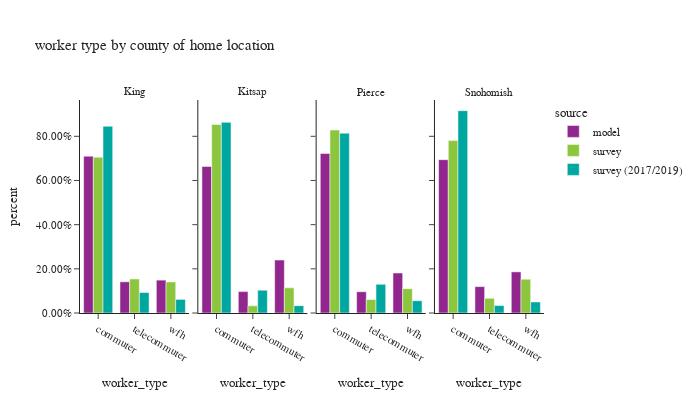

Notebook cell for this chart:
### Code cell
df_worker_count = workers.groupby(['source','CountyName_hh','worker_type'])['pdexpfac']. \
    sum().reset_index()
df_worker_count['percent'] = df_worker_count.groupby(['source','CountyName_hh'], group_keys=False)['pdexpfac']. \
    apply(lambda x: x / float(x.sum()))

df_worker_count_ct = workers.groupby(['source','CountyName_hh','worker_type'])['pdexpfac'].count().reset_index(). \
    rename(columns={'pdexpfac':'sample count'})
df_worker_count = df_worker_count.merge(df_worker_count_ct, on=['source','CountyName_hh','worker_type']). \
    rename(columns={'pdexpfac':'total count'})


fig = px.bar(df_worker_count.sort_values(by=['CountyName_hh','worker_type']), x='worker_type', y="percent",
             facet_col="CountyName_hh", color="source",hover_data=['sample count','total count'],
             barmode="group",
             title="worker type by county of home location")
fig.for_each_annotation(lambda a: a.update(text = a.text.split("=")[-1]))
fig.update_layout(height=400, width=700, font=dict(size=11))
fig.for_each_yaxis(lambda a: a.update(tickformat = ".2%"))
fig.update_xaxes(categoryorder='array', categoryarray= ['commuter','telecommuter','wfh'])
fig.show()

### Figure 1 — Plotly figure (JSON) as saved in the notebook; plotly's stock layout.template omitted (floating-point values rounded to 4 significant figures)
{"data": [{"alignmentgroup": "True", "customdata": [[903555, 903555], [179832, 179832], [189517, 189517]], "hovertemplate": "source=model<br>CountyName_hh=King<br>worker_type=%{x}<br>percent=%{y}<br>sample count=%{customdata[0]}<br>total count=%{customdata[1]}<extra></extra>", "legendgroup": "model", "marker": {"color": "#91268F", "pattern": {"shape": ""}}, "name": "model", "offsetgroup": "model", "orientation": "v", "showlegend": true, "textposition": "auto", "type": "bar", "x": ["commuter", "telecommuter", "wfh"], "xaxis": "x", "y": [0.7098, 0.1413, 0.1489], "yaxis": "y"}, {"alignmentgroup": "True", "customdata": [[81333, 81333], [11877, 11877], [29385, 29385]], "hovertemplate": "source=model<br>CountyName_hh=Kitsap<br>worker_type=%{x}<br>percent=%{y}<br>sample count=%{customdata[0]}<br>total count=%{customdata[1]}<extra></extra>", "legendgroup": "model", "marker": {"color": "#91268F", "pattern": {"shape": ""}}, "name": "model", "offsetgroup": "model", "orientation": "v", "showlegend": false, "textposition": "auto", "type": "bar", "x": ["commuter", "telecommuter", "wfh"], "xaxis": "x2", "y": [0.6634, 0.09688, 0.2397], "yaxis": "y2"}, {"alignmentgroup": "True", "customdata": [[322800, 322800], [43044, 43044], [80977, 80977]], "hovertemplate": "source=model<br>CountyName_hh=Pierce<br>worker_type=%{x}<br>percent=%{y}<br>sample count=%{customdata[0]}<br>total count=%{customdata[1]}<extra></extra>", "legendgroup": "model", "marker": {"color": "#91268F", "pattern": {"shape": ""}}, "name": "model", "offsetgroup": "model", "orientation": "v", "showlegend": false, "textposition": "auto", "type": "bar", "x": ["commuter", "telecommuter", "wfh"], "xaxis": "x3", "y": [0.7224, 0.09633, 0.1812], "yaxis": "y3"}, {"alignmentgroup": "True", "customdata": [[304670, 304670], [52425, 52425], [81717, 81717]], "hovertemplate": "source=model<br>CountyName_hh=Snohomish<br>worker_type=%{x}<br>percent=%{y}<br>sample count=%{customdata[0]}<br>total count=%{customdata[1]}<extra></extra>", "legendgroup": "model", "marker": {"color": "#91268F", "pattern": {"shape": ""}}, "name": "model", "offsetgroup": "model", "orientation": "v", "showlegend": false, "textposition": "auto", "type": "bar", "x": ["commuter", "telecommuter", "wfh"], "xaxis": "x4", "y": [0.6943, 0.1195, 0.1862], "yaxis": "y4"}, {"alignmentgroup": "True", "customdata": [[1385, 754600.0], [588, 164700.0], [567, 150400.0]], "hovertemplate": "source=survey<br>CountyName_hh=King<br>worker_type=%{x}<br>percent=%{y}<br>sample count=%{customdata[0]}<br>total count=%{customdata[1]}<extra></extra>", "legendgroup": "survey", "marker": {"color": "#8CC63E", "pattern": {"shape": ""}}, "name": "survey", "offsetgroup": "survey", "orientation": "v", "showlegend": true, "textposition": "auto", "type": "bar", "x": ["commuter", "telecommuter", "wfh"], "xaxis": "x", "y": [0.7054, 0.154, 0.1406], "yaxis": "y"}, {"alignmentgroup": "True", "customdata": [[112, 94050.0], [19, 3583.0], [43, 12550.0]], "hovertemplate": "source=survey<br>CountyName_hh=Kitsap<br>worker_type=%{x}<br>percent=%{y}<br>sample count=%{customdata[0]}<br>total count=%{customdata[1]}<extra></extra>", "legendgroup": "survey", "marker": {"color": "#8CC63E", "pattern": {"shape": ""}}, "name": "survey", "offsetgroup": "survey", "orientation": "v", "showlegend": false, "textposition": "auto", "type": "bar", "x": ["commuter", "telecommuter", "wfh"], "xaxis": "x2", "y": [0.8536, 0.03252, 0.1139], "yaxis": "y2"}, {"alignmentgroup": "True", "customdata": [[214, 293600.0], [44, 21700.0], [55, 39120.0]], "hovertemplate": "source=survey<br>CountyName_hh=Pierce<br>worker_type=%{x}<br>percent=%{y}<br>sample count=%{customdata[0]}<br>total count=%{customdata[1]}<extra></extra>", "legendgroup": "survey", "marker": {"color": "#8CC63E", "pattern": {"shape": ""}}, "name": "survey", "offsetgroup": "survey", "orientation": "v", "showlegend": false, "textposition": "auto", "type": "bar", "x": ["commuter", "telecommuter", "wfh"], "xaxis": "x3", "y": [0.8284, 0.06123, 0.1104], "yaxis": "y3"}, {"alignmentgroup": "True", "customdata": [[235, 253900.0], [64, 21670.0], [85, 49730.0]], "hovertemplate": "source=survey<br>CountyName_hh=Snohomish<br>worker_type=%{x}<br>percent=%{y}<br>sample count=%{customdata[0]}<br>total count=%{customdata[1]}<extra></extra>", "legendgroup": "survey", "marker": {"color": "#8CC63E", "pattern": {"shape": ""}}, "name": "survey", "offsetgroup": "survey", "orientation": "v", "showlegend": false, "textposition": "auto", "type": "bar", "x": ["commuter", "telecommuter", "wfh"], "xaxis": "x4", "y": [0.7805, 0.06663, 0.1529], "yaxis": "y4"}, {"alignmentgroup": "True", "customdata": [[4955, 775300.0], [385, 85030.0], [471, 56510.0]], "hovertemplate": "source=survey (2017/2019)<br>CountyName_hh=King<br>worker_type=%{x}<br>percent=%{y}<br>sample count=%{customdata[0]}<br>total count=%{customdata[1]}<extra></extra>", "legendgroup": "survey (2017/2019)", "marker": {"color": "#00A7A0", "pattern": {"shape": ""}}, "name": "survey (2017/2019)", "offsetgroup": "survey (2017/2019)", "orientation": "v", "showlegend": true, "textposition": "auto", "type": "bar", "x": ["commuter", "telecommuter", "wfh"], "xaxis": "x", "y": [0.8456, 0.09275, 0.06164], "yaxis": "y"}, {"alignmentgroup": "True", "customdata": [[157, 86080.0], [17, 10320.0], [25, 3319.0]], "hovertemplate": "source=survey (2017/2019)<br>CountyName_hh=Kitsap<br>worker_type=%{x}<br>percent=%{y}<br>sample count=%{customdata[0]}<br>total count=%{customdata[1]}<extra></extra>", "legendgroup": "survey (2017/2019)", "marker": {"color": "#00A7A0", "pattern": {"shape": ""}}, "name": "survey (2017/2019)", "offsetgroup": "survey (2017/2019)", "orientation": "v", "showlegend": false, "textposition": "auto", "type": "bar", "x": ["commuter", "telecommuter", "wfh"], "xaxis": "x2", "y": [0.8632, 0.1035, 0.03328], "yaxis": "y2"}, {"alignmentgroup": "True", "customdata": [[471, 246400.0], [49, 39310.0], [43, 16850.0]], "hovertemplate": "source=survey (2017/2019)<br>CountyName_hh=Pierce<br>worker_type=%{x}<br>percent=%{y}<br>sample count=%{customdata[0]}<br>total count=%{customdata[1]}<extra></extra>", "legendgroup": "survey (2017/2019)", "marker": {"color": "#00A7A0", "pattern": {"shape": ""}}, "name": "survey (2017/2019)", "offsetgroup": "survey (2017/2019)", "orientation": "v", "showlegend": false, "textposition": "auto", "type": "bar", "x": ["commuter", "telecommuter", "wfh"], "xaxis": "x3", "y": [0.8144, 0.1299, 0.0557], "yaxis": "y3"}, {"alignmentgroup": "True", "customdata": [[392, 283500.0], [32, 10480.0], [29, 15460.0]], "hovertemplate": "source=survey (2017/2019)<br>CountyName_hh=Snohomish<br>worker_type=%{x}<br>percent=%{y}<br>sample count=%{customdata[0]}<br>total count=%{customdata[1]}<extra></extra>", "legendgroup": "survey (2017/2019)", "marker": {"color": "#00A7A0", "pattern": {"shape": ""}}, "name": "survey (2017/2019)", "offsetgroup": "survey (2017/2019)", "orientation": "v", "showlegend": false, "textposition": "auto", "type": "bar", "x": ["commuter", "telecommuter", "wfh"], "xaxis": "x4", "y": [0.9162, 0.03386, 0.04995], "yaxis": "y4"}], "layout": {"annotations": [{"font": {}, "showarrow": false, "text": "King", "x": 0.1175, "xanchor": "center", "xref": "paper", "y": 1, "yanchor": "bottom", "yref": "paper"}, {"font": {}, "showarrow": false, "text": "Kitsap", "x": 0.3725, "xanchor": "center", "xref": "paper", "y": 1, "yanchor": "bottom", "yref": "paper"}, {"font": {}, "showarrow": false, "text": "Pierce", "x": 0.6275, "xanchor": "center", "xref": "paper", "y": 1, "yanchor": "bottom", "yref": "paper"}, {"font": {}, "showarrow": false, "text": "Snohomish", "x": 0.8825, "xanchor": "center", "xref": "paper", "y": 1, "yanchor": "bottom", "yref": "paper"}], "barmode": "group", "font": {"size": 11}, "height": 400, "legend": {"title": {"text": "source"}, "tracegroupgap": 0}, "title": {"text": "worker type by county of home location"}, "width": 700, "xaxis": {"anchor": "y", "categoryarray": ["commuter", "telecommuter", "wfh"], "categoryorder": "array", "domain": [0, 0.235], "title": {"text": "worker_type"}}, "xaxis2": {"anchor": "y2", "categoryarray": ["commuter", "telecommuter", "wfh"], "categoryorder": "array", "domain": [0.255, 0.49], "matches": "x", "title": {"text": "worker_type"}}, "xaxis3": {"anchor": "y3", "categoryarray": ["commuter", "telecommuter", "wfh"], "categoryorder": "array", "domain": [0.51, 0.745], "matches": "x", "title": {"text": "worker_type"}}, "xaxis4": {"anchor": "y4", "categoryarray": ["commuter", "telecommuter", "wfh"], "categoryorder": "array", "domain": [0.765, 1.0], "matches": "x", "title": {"text": "worker_type"}}, "yaxis": {"anchor": "x", "domain": [0, 1], "tickformat": ".2%", "title": {"text": "percent"}}, "yaxis2": {"anchor": "x2", "domain": [0, 1], "matches": "y", "showticklabels": false, "tickformat": ".2%"}, "yaxis3": {"anchor": "x3", "domain": [0, 1], "matches": "y", "showticklabels": false, "tickformat": ".2%"}, "yaxis4": {"anchor": "x4", "domain": [0, 1], "matches": "y", "showticklabels": false, "tickformat": ".2%"}}}
